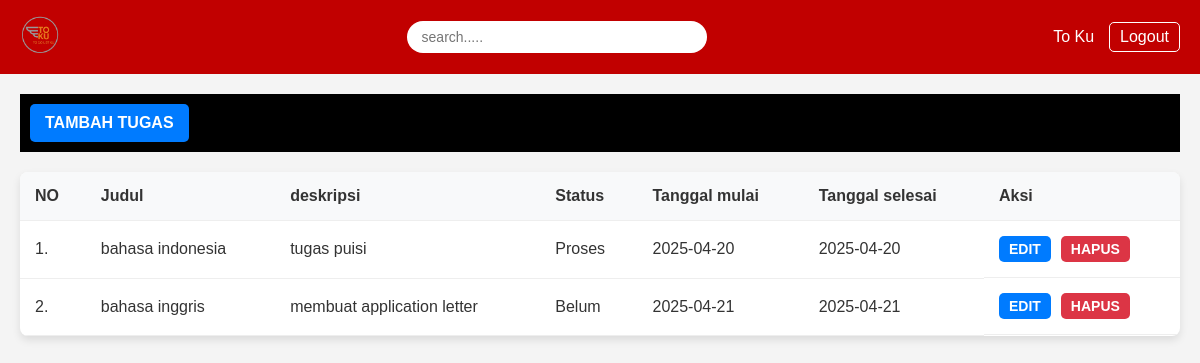
The page /To_Ku/dashboard.php (signed in) on the database its author committed.
### tables this page shows
CREATE TABLE `tasks` (
  `id` int(11) NOT NULL,
  `user_id` int(11) NOT NULL,
  `judul` varchar(100) NOT NULL,
  `deskripsi` text DEFAULT NULL,
  `status` enum('Belum','Proses','Selesai') DEFAULT 'Belum',
  `tanggal_mulai` date NOT NULL,
  `tanggal_selesai` date NOT NULL,
  `created_at` timestamp NOT NULL DEFAULT current_timestamp()
);

### To_Ku/dashboard.php (the view, shortened to what this page needs)
<?php
require_once "db.php";
$user_id = $_SESSION['user_id'];
$sql = "SELECT * FROM tasks WHERE user_id = ? ORDER BY tanggal_mulai ASC";
$stmt = $conn->prepare($sql);
$stmt->bind_param("i", $user_id);
$stmt->execute();
$result = $stmt->get_result();
?>
<!DOCTYPE html>
<html lang="en">
<head>
    <link rel="stylesheet" href="style.css">
</head>
<body>
    <div class="dashboard-container">
        <header>
            <div class="logo">
                <img src="ChatGPT_Image_Apr_22__2025__12_02_39_AM-removebg-preview.png" alt="Logo" class="logo-img">
            </div>
            <div class="search-bar">
                <input type="text" id="searchInput" placeholder="search.....">
            </div>
            <div class="user-info">
                <span>To Ku</span>
                <a href="auth.php?logout=1" class="logout-btn">Logout</a>
            </div>
        </header>
        <div class="content">
            <div class="task-controls">
                <button id="tambahTugasBtn" class="btn btn-primary">TAMBAH TUGAS</button>
            </div>
            <div class="task-table">
                <table>
                    <thead>
                        <tr>
                            <th>NO</th>
                            <th>Judul</th>
                            <th>deskripsi</th>
                            <th>Status</th>
                            <th>Tanggal mulai</th>
                            <th>Tanggal selesai</th>
                            <th>Aksi</th>
                        </tr>
                    </thead>
                    <tbody>
                        <?php
                        $counter = 1;
                        while ($row = $result->fetch_assoc()) {
                            echo '<tr>';
                            echo '<td>' . $counter++ . '.</td>';
                            echo '<td>' . htmlspecialchars($row['judul']) . '</td>';
                            echo '<td>' . htmlspecialchars($row['deskripsi']) . '</td>';
                            echo '<td>' . htmlspecialchars($row['status']) . '</td>';
                            echo '<td>' . htmlspecialchars($row['tanggal_mulai']) . '</td>';
                            echo '<td>' . htmlspecialchars($row['tanggal_selesai']) . '</td>';
                            echo '<td class="action-buttons">';
                            echo '<button class="edit-btn" data-id="' . $row['id'] . '" data-judul="' . htmlspecialchars($row['judul']) . '"
                                data-deskripsi="' . htmlspecialchars($row['deskripsi']) . '" data-status="' . htmlspecialchars($row['status']) . '"
                                data-tanggal-mulai="' . htmlspecialchars($row['tanggal_mulai']) . '" data-tanggal-selesai="' . htmlspecialchars($row['tanggal_selesai']) . '">EDIT</button>';
                            echo '<button class="hapus-btn" data-id="' . $row['id'] . '">HAPUS</button>';
                            echo '</td>';
                            echo '</tr>';
                        }
                        ?>
                    </tbody>
                </table>
            </div>
        </div>
    </div>
</body>
</html>

### To_Ku/style.css (style rules this page uses)
* { margin: 0; padding: 0; box-sizing: border-box; font-family: Arial, sans-serif; }
body { background-color: #f4f4f4; color: #333; }
input, select, textarea { width: 100%; padding: 10px; border: 1px solid #ddd; border-radius: 5px; font-size: 16px; }
.btn { display: inline-block; padding: 10px 15px; border: none; border-radius: 5px; cursor: pointer; font-size: 16px; font-weight: bold; text-align: center; transition: background-color 0.3s; }
.btn-primary { background-color: #007bff; color: #fff; }
.dashboard-container { min-height: 100vh; display: flex; flex-direction: column; }
header { background-color: #c10000; color: #fff; padding: 15px 20px; display: flex; justify-content: space-between; align-items: center; }
.logo-img { height: 40px; }
.search-bar input { width: 300px; padding: 8px 15px; border-radius: 20px; border: none; font-size: 14px; }
.user-info { display: flex; align-items: center; gap: 15px; }
.logout-btn { color: #fff; text-decoration: none; border: 1px solid #fff; padding: 5px 10px; border-radius: 5px; transition: all 0.3s; }
.content { flex: 1; padding: 20px; }
.task-controls { margin-bottom: 20px; display: flex; justify-content: flex-start; padding: 10px; background-color: #000; }
.task-table { background-color: #fff; border-radius: 8px; overflow: hidden; box-shadow: 0 4px 8px rgba(0, 0, 0, 0.1); }
table { width: 100%; border-collapse: collapse; }
th, td { padding: 15px; text-align: left; border-bottom: 1px solid #eee; }
th { background-color: #f8f9fa; font-weight: bold; }
.action-buttons { display: flex; gap: 10px; }
.edit-btn, .hapus-btn { padding: 5px 10px; border: none; border-radius: 5px; cursor: pointer; font-size: 14px; font-weight: bold; }
.edit-btn { background-color: #007bff; color: #fff; }
.hapus-btn { background-color: #dc3545; color: #fff; }

### rows shown on the page
tasks: judul "bahasa indonesia", deskripsi "tugas puisi", status "Proses", tanggal_mulai "2025-04-20", tanggal_selesai "2025-04-20"
tasks: judul "bahasa inggris", deskripsi "membuat application letter", status "Belum", tanggal_mulai "2025-04-21", tanggal_selesai "2025-04-21"
